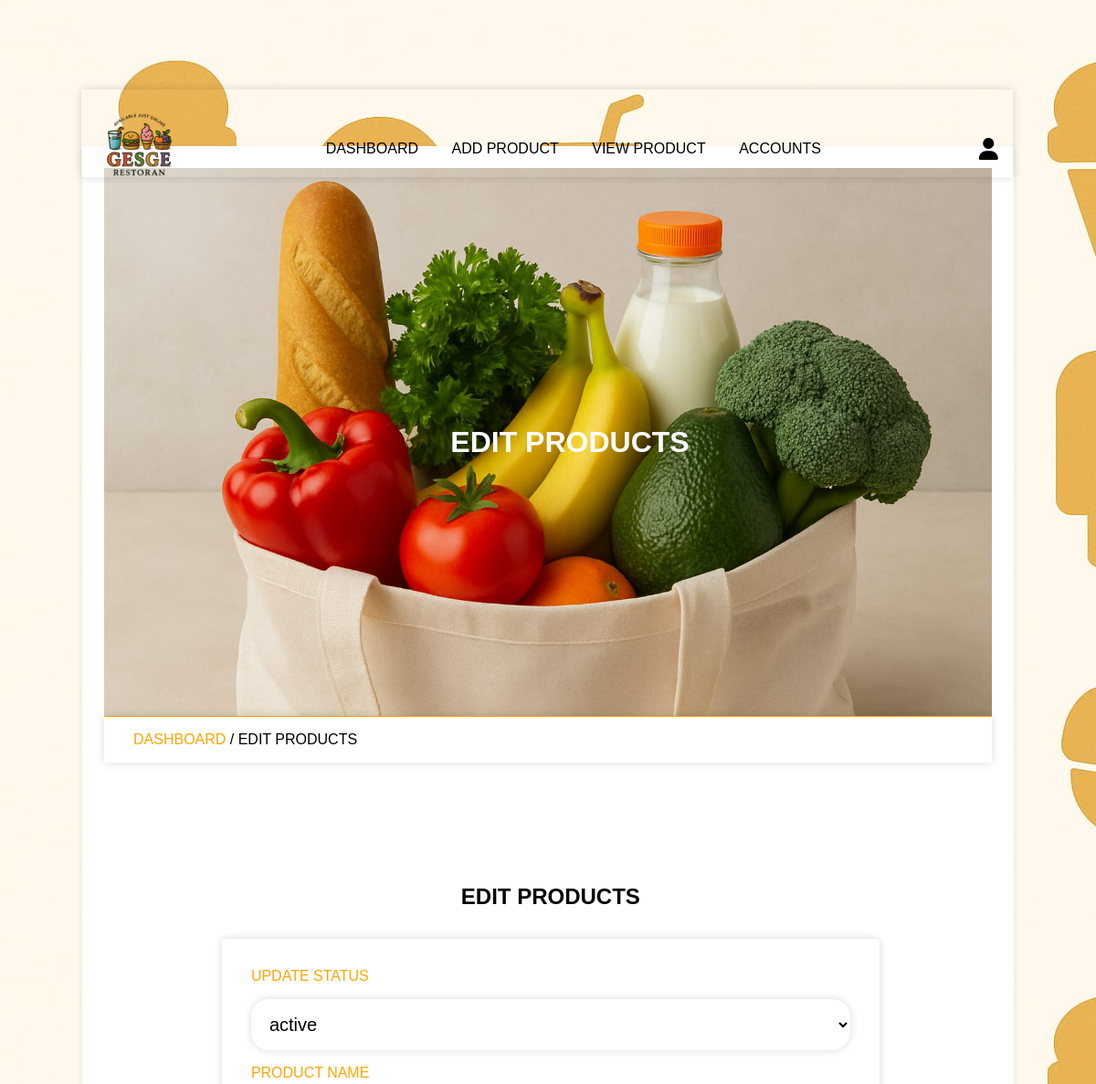
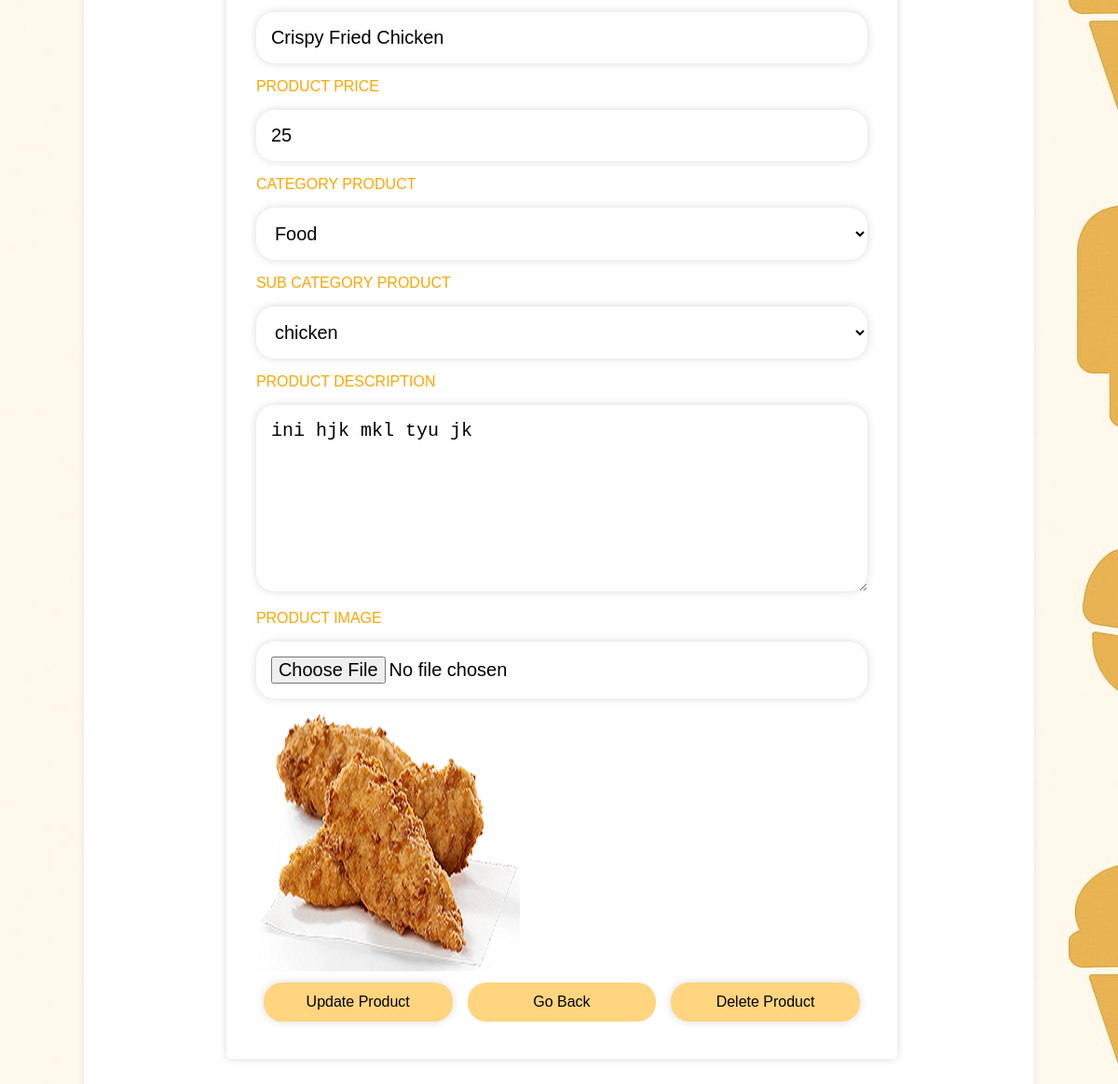
Page /admin/edit_product.php?id=1 (signed in) on the committed database (2 pictures, top to bottom).
### tables this page shows
CREATE TABLE `products` (
  `id` int(11) NOT NULL,
  `name_product` varchar(100) NOT NULL,
  `category_id` int(10) UNSIGNED DEFAULT NULL,
  `sub_category_id` int(11) UNSIGNED DEFAULT NULL,
  `product_detail` text DEFAULT NULL,
  `status` varchar(20) NOT NULL DEFAULT 'active'
);

CREATE TABLE `product_image` (
  `id` int(11) NOT NULL,
  `product_id` int(11) NOT NULL,
  `image` varchar(100) NOT NULL,
  `price` decimal(11,0) NOT NULL
);

CREATE TABLE `categories` (
  `id` int(10) UNSIGNED NOT NULL,
  `name` varchar(50) NOT NULL
);

CREATE TABLE `sub_categories` (
  `id` int(10) UNSIGNED NOT NULL,
  `name` varchar(50) NOT NULL,
  `category_id` int(10) UNSIGNED DEFAULT NULL
);

### admin/edit_product.php (the view, shortened to what this page needs)
<?php
    include '../components/connection.php';
?>
<!DOCTYPE html>
<html>
<head>
    <link rel="stylesheet" href="../fontawasome/css/all.min.css">
    <link rel="stylesheet"  href="../admin_css/admin_style.css?v=<?php echo time(); ?>">
</head>
<body>
    <?php include '../admin_components/admin_header.php'; ?>
    <div class="main">
        <div class="banner">
            <h1>edit products</h1>
        </div>
        <div class="title2">
            <a href="dashboard.php">dashboard  </a> <span>/ edit products</span>
        </div>
        <section class="edit-post">
            <h1 class="heading">edit products</h1>
            <?php
                $post_id = $_GET['id'];
                $select_product = $conn->prepare("SELECT products.id,
                                                        products.name_product,
                                                        product_image.image,
                                                        product_image.price,
                                                        products.product_detail,
                                                        products.status,
                                                        categories.name AS category_name,
                                                        sub_categories.name AS sub_name
                                                        FROM products
                                                        JOIN product_image ON products.id = product_image.product_id JOIN categories ON products.category_id = categories.id JOIN sub_categories ON products.sub_category_id = sub_categories.id WHERE products.id = ?");
                $select_product->execute([$post_id]);
                if ($select_product->rowCount() > 0) {
                    while($fetch_product = $select_product->fetch(PDO::FETCH_ASSOC)) {
            ?>
            <div class="form-container">
                <form action="" method="post" enctype="multipart/form-data">
                    <div class="input-field">
                        <label>update status</label>
                        <select name="status" id="">
                            <option selected disabled value="<?= $fetch_product['status'] ?>"><?= $fetch_product['status'] ?></option>
                        </select>
                    </div>
                    <div class="input-field">
                        <label>product name</label>
                        <input type="text" name="name" value="<?= $fetch_product['name_product'] ?>">
                    </div>
                    <div class="input-field">
                        <label>product price</label>
                        <input type="number" name="price" value="<?= $fetch_product['price'] ?>">
                    </div>
                    <div class="input-field">
                        <label>category product</label>
                        <select name="category" >
                            <option selected disabled value="<?= $fetch_product['category_name'] ?>"><?= $fetch_product['category_name'] ?></option>
                        </select>
                    </div>
                    <div class="input-field">
                        <label>sub category product</label>
                        <select name="subcategory">
                            <option selected disabled value="<?= $fetch_product['sub_name'] ?>"><?=  $fetch_product['sub_name'] ?></option>
                        </select>
                    </div>
                    <div class="input-field">
                        <label>product description</label>
                        <textarea name="content"><?= $fetch_product['product_detail'] ?></textarea>
                    </div>
                    <div class="input-field">
                        <label>product image</label>
                        <input type="file" name="image" accept="image/*">
                        <img src="../image/<?=
                        strtolower($fetch_product['category_name']); ?>/<?=
                        strtolower($fetch_product['sub_name']); ?>/<?=
                        $fetch_product['image']; ?>">
                    </div>
                    <div class="flex-btn">
                        <button type="submit" name="update" class="btn">update product</button>
                        <a href="view_product.php" class="btn">go back</a>
                        <button type="submit" name="delete" class="btn">delete product</button>
                    </div>
                </form>
            </div>
            <?php
                    }
                }else{
                    echo '
                        <div class="empty">
                            <p>no product added yet! <br> <a href="add_product.php" style="margin-top: 1.5rem;" class="btn">add product</a></p>
                        </div>
                    ';
                }
            ?>
        </section>
    </div>
</body>
</html>

### admin_css/admin_style.css (style rules this page uses)
* { padding: 0; margin: 0; box-sizing: border-box; }
:root { --orange: #FFA500; --light-orange: #FFD580; --box-shadow: 0 0 10px rgba(0 0 0/15%); --text-shadow: 1px 1px 3px rgba(245, 173, 79, 0.5); }
html { font-size: 16px; font-family: sans-serif; --ms-overflow-style: scrollbar; --ms-text-size-adjust: 100%; --webkit-text-size-adjust: 100%; }
body { background-image: url('../images/bg1.jpg'); width: 100%; }
.main { width: 85vw; background: #fff; box-shadow: 0 2px 6px 0 rgb(0 0 0/10%); margin: 1rem auto; margin-top: 10rem; padding: 2%; }
a { text-decoration: none; }
.btn { line-height: 2; background-color: var(--light-orange); padding: 5px 35px; display: inline-block; border-radius: 20px; color: #000; text-transform: capitalize; font-family: inherit; cursor: pointer; font-size: 16px; user-select: none; position: relative; overflow: hidden; vertical-align: middle; transition: color .3s ease; z-index: 2; }
.btn::before { position: absolute; content: ''; left: 0; top: 0; background: var(--orange); color: #fff; height: 100%; width: 0; z-index: -1; transition: width .3s ease; }
input, textarea, button, select { background: transparent; border-radius: 20px; padding: 1rem; border: none; outline: none; width: 100%; margin: 1rem 0; box-shadow: var(--box-shadow); font-size: 20px; }
label { text-transform: uppercase; color: var(--orange); }
.form-container { width: 60vw; margin: 0 auto; }
.form-container form { width: 100%; margin: 1rem auto; background: rgb(255 255 255 / 80%); box-shadow: var(--box-shadow); padding: 2rem; position: relative; border-radius: 5px; font-size: 16px; }
textarea { height: 200px; }
.heading { text-align: center; text-transform: uppercase; padding: 1rem; margin-bottom: 1rem; }
section, .post-editor { width: 75vw; min-height: 100vw; border-radius: 10px; padding: 4%; margin: 8% 4%; margin-bottom: 2%; }
.edit-post .flex-btn .btn { width: 33%; margin: .5rem; text-align: center; }
.flex-btn { display: flex; justify-content: space-evenly; }
.flex-btn .btn { margin: 1rem; }
.banner { background-image: url('../images/slider4.jpg'); background-size: cover; background-position: center; background-color: var(--orange); width: 100%; height: 50vw; text-align: center; display: flex; justify-content: center; align-items: center; }
.banner h1 { text-transform: uppercase; color: #fff; margin-left: 3rem; }
.title2 { border-top: 1px solid var(--orange); padding: 1rem 2rem; text-transform: uppercase; box-shadow: var(--box-shadow); }
.title2 a { color: var(--orange); }

### rows in the picture
products: status "active", name "Crispy Fried Chicken", price "25", category "Food", subcategory "chicken", content "ini hjk mkl tyu jk", sub_category.image (picture)
